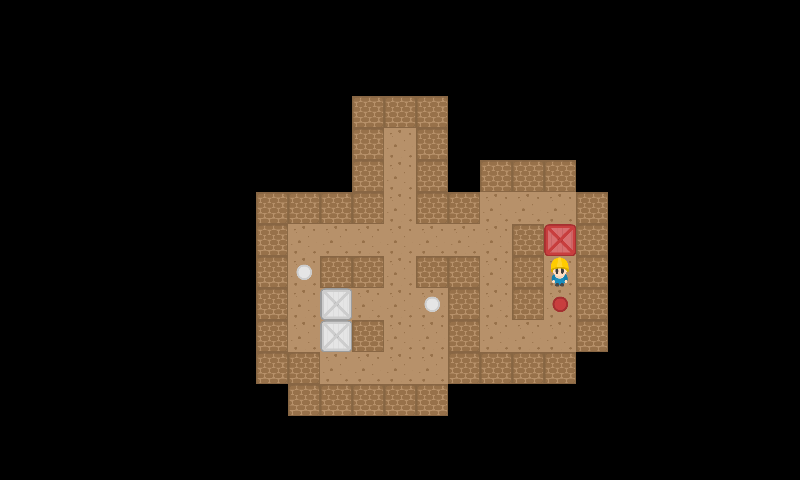

Below is a game level as drawn by its tile map, then a one-line description and the .tmx that defines it (tile-layer data replaced by summaries):
An orthogonal 25x15 tile map with 32x32 px tiles, 2 tile layers (StaticMap, Objetos).

<map version="1.0" orientation="orthogonal" renderorder="right-down" width="25" height="15" tilewidth="32" tileheight="32">
 <tileset firstgid="1" source="Tileset.tsx" />
 <layer name="StaticMap" width="25" height="15">
  <data>[375 cells, 82 non-empty, 2 distinct tile ids]</data>
 </layer>
 <layer name="Objetos" width="25" height="15">
  <data>[375 cells, 7 non-empty, 5 distinct tile ids]</data>
 </layer>
</map>
